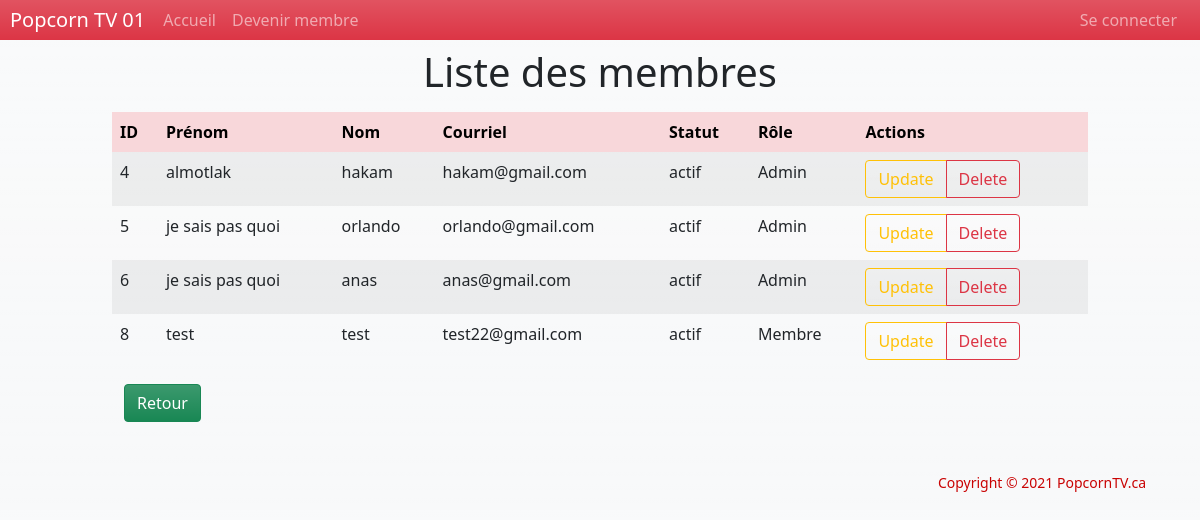
The page /server/pages/lister.php on the database its author committed.
### tables this page shows
CREATE TABLE `membres` (
  `idMembre` int(11) NOT NULL,
  `nom` varchar(45) NOT NULL,
  `prenom` varchar(45) NOT NULL,
  `email` varchar(45) NOT NULL,
  `sexe` varchar(45) NOT NULL,
  `date` date NOT NULL,
  `photo` varchar(45) NOT NULL
);

CREATE TABLE `connexion` (
  `email` varchar(45) NOT NULL,
  `password` varchar(45) NOT NULL,
  `statue` tinyint(4) NOT NULL,
  `role` char(1) NOT NULL,
  `idMembre` int(11) NOT NULL
);

### db/connexion.inc.php (called while the page is built, shortened)
<?php
    $host = 'localhost';
    $db = 'e21bdfilms';
    $user = 'root';
    $pass = '';
    $chartset = 'utf8mb4';
    $dsn = "mysql:host=$host;dbname=$db;chartset=$chartset";
    try {
        $pdo =new PDO($dsn, $user, $pass);
        $pdo -> setAttribute(PDO::ATTR_ERRMODE, PDO::ERRMODE_EXCEPTION);
    } catch(PDOException $e) {
        throw new PDOException($e -> getMessage());
    }
    require_once 'crudMembre.php';
    $crudMembre = new crudMembre($pdo);
?>

### db/crudMembre.php (called while the page is built, shortened)
<?php
class crudMembre
{
    private $db;
    public function __construct($conn)
    {
        $this->db = $conn;
    }
    public function getAllMembres(){
        try {
            $sql = "SELECT * FROM `membres`";
            $result = $this->db->query($sql);
            return $result;
        } catch (PDOException $e) {
            echo $e->getMessage();
            return false;
        }
    }
    public function getMembreConnexion($email) {
        try {
            $sql = "SELECT * FROM `connexion` WHERE email = '$email'";
            $stmt = $this->db->prepare($sql);
            $stmt->execute();
            $result = $stmt->fetch();
            return $result;
        } catch (PDOException $e) {
            echo $e->getMessage();
            return false;
        }
    }
}

### server/pages/lister.php (the view, shortened to what this page needs)
<?php
include '../../includes/header.php';
require_once '../../db/connexion.inc.php';
$result = $crudMembre->getAllMembres();
?>
<h1 class="h1 text-center mt-5">Liste des membres</h2>
<div id="contListMembre" class="container mt-3">
    <table class="table table-striped table-hover table-borderless">
        <thead class="table-danger">
            <th scope="col">ID</th>
            <th scope="col">Prénom</th>
            <th scope="col">Nom</th>
            <th scope="col">Courriel</th>
            <th scope="col">Statut</th>
            <th scope="col">Rôle</th>
            <th scope="col">Actions</th>
        </thead>
        <tbody>
        <?php
        while($r = $result->fetch(PDO::FETCH_ASSOC)) {
            $connexion = $crudMembre->getMembreConnexion($r['email']);?>
            <tr>
                <td><?php echo $r['idMembre']?></td>
                <td><?php echo $r['prenom']?></td>
                <td><?php echo $r['nom']?></td>
                <td><?php echo $r['email']?></td>
                <td><?php echo getStatut($connexion['statue'])?></td>
                <td><?php echo getRole($connexion['role'])?></td>
                <td>
                    <div class="btn-group">
                        <a href="modifierMembre.php?id=<?php echo $r['idMembre']?> " class="btn bg-gradient btn-outline-warning">Update</a>
                        <a onclick="return confirm('Are you sure want to delete this record?')"
                            href="deleteMembre.php?idMembre=<?php echo $r['idMembre']?> " class="btn bg-gradient btn-outline-danger">Delete
                        </a>
                    </div>
                </td>
            </tr>
            <?php } ?>
        </tbody>
    </table>
    <div class="container">
        <a id="btnRetour" class="btn btn-success bg-gradient" href="../../admin.php">Retour</a>
    </div>
</div>
<?php
function getStatut($statut)
{
if ($statut == 0) {
    return "inactif";
} else return "actif";
}
function getRole($role)
{
if ($role == 'A')
    return "Admin";
else if ($role == 'M')  return "Membre";
}
?>
<?php
include '../../includes/footer.php';
?>

### client/public/css/styles.css (style rules this page uses)
#contListMembre { max-width: 1000px; }
#btnRetour { float: 50%; }

### rows shown on the page
membres: idMembre "4", prenom "almotlak", nom "hakam", email "hakam@gmail.com", connexion.statue "actif", connexion.role "Admin"
membres: idMembre "5", prenom "je sais pas quoi", nom "orlando", email "orlando@gmail.com", connexion.statue "actif", connexion.role "Admin"
membres: idMembre "6", prenom "je sais pas quoi", nom "anas", email "anas@gmail.com", connexion.statue "actif", connexion.role "Admin"
membres: idMembre "8", prenom "test", nom "test", email "test22@gmail.com", connexion.statue "actif", connexion.role "Membre"
